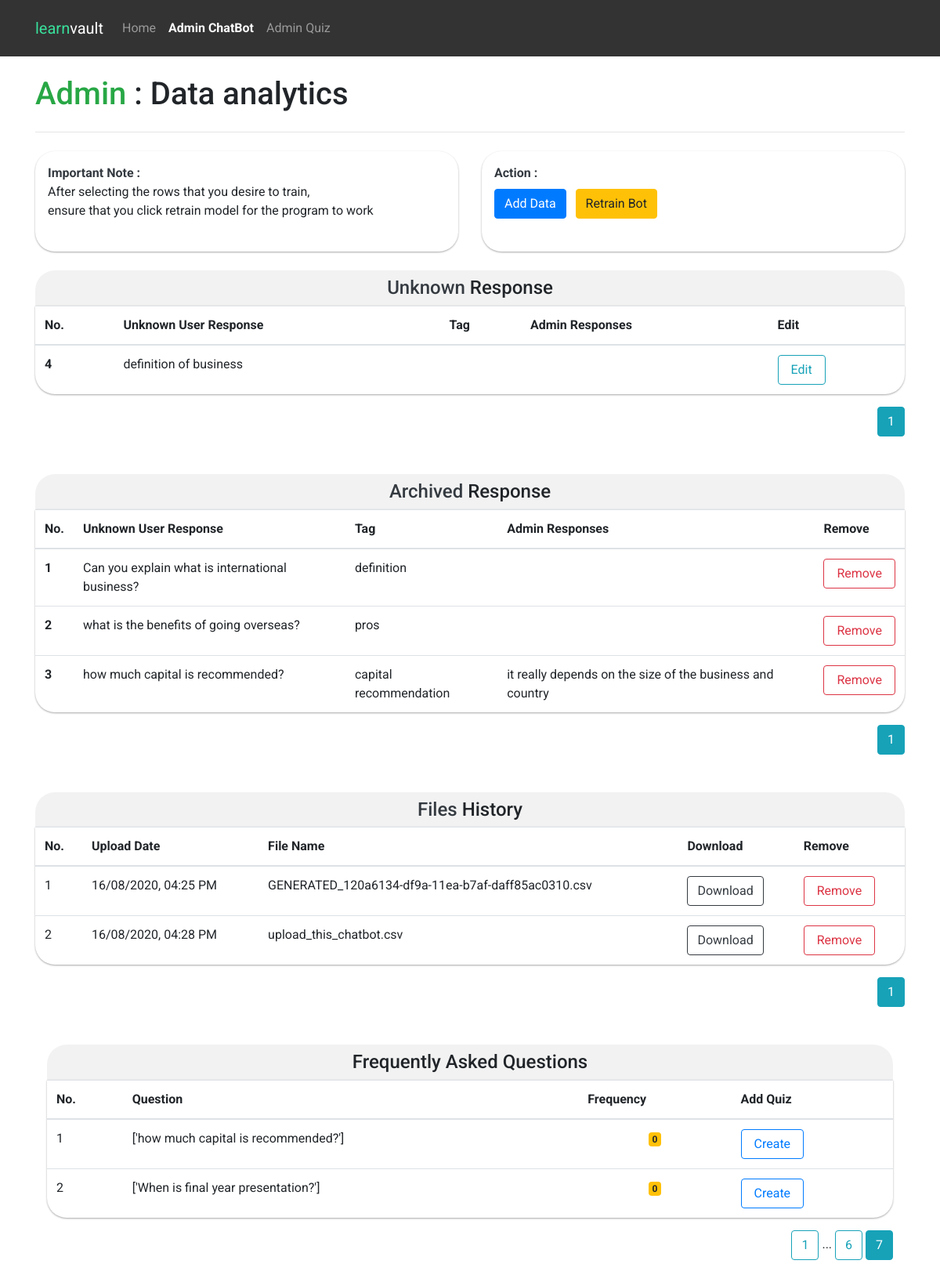
The page /table?page_training_data=7 on the database its author committed.
### main.py (models this page shows)
class Messages(db.Model):
    id = db.Column(db.Integer, primary_key=True)
    message_unknown = db.Column(db.String(200))
    isArchived = db.Column(db.Integer, default=0)
    tag = db.Column(db.String(200), default="")
    admin_response = db.Column(db.String(200), default="")

class Files(db.Model):
    id = db.Column(db.Integer, primary_key=True)
    fileName = db.Column(db.String(100))
    date = db.Column(db.String(20))

class training_data(db.Model):
    id = db.Column(db.Integer, primary_key=True)
    tag = db.Column(db.String(200), default="")
    pattern = db.Column(db.String(200))
    response = db.Column(db.String(200), default="")
    frequency = db.Column(db.Integer, default=0) # To see how often users ask this question

### main.py (the view)
@app.route("/table", methods=['GET', 'POST'])
def table():
    page = request.args.get('page', 1, type=int)
    all_data = (Messages.query.filter_by(isArchived=0)).paginate(page=page, per_page=5)
    page = request.args.get('page_archived', 1, type=int)
    archived_data = (Messages.query.filter_by(isArchived=1)).paginate(page=page, per_page=5)
    page = request.args.get('page_file', 1, type=int)
    file_data = (Files.query.filter_by(id=Files.id)).paginate(page=page, per_page=5)
    page = request.args.get('page_training_data', 1, type=int)
    database_training_data = (training_data.query.order_by(desc(training_data.frequency))).paginate(page=page, per_page=5)
    with open("training_data.json") as f:
        data = json.load(f)
        tag_list = []
        for dictionary in data['intents']:
            tag = dictionary['tag']
            tag_list.append(tag)
    return render_template("admin_chatbot.html", all_data=all_data, archived_data=archived_data, tag_list=tag_list,
                           file_data=file_data, database_training_data=database_training_data)

### templates/admin_chatbot.html (shortened to what this page needs)
<!DOCTYPE html>
<html lang="en">
<head>
    <link rel="stylesheet" href="https://stackpath.bootstrapcdn.com/bootstrap/4.4.1/css/bootstrap.min.css"
>
    <link rel="stylesheet" href="https://use.fontawesome.com/releases/v5.7.2/css/all.css"
>
</head>
<body>
<nav class="navbar navbar-expand-lg navbar-dark  py-3" style="background-color: rgba(0,0,0,0.8) !important;">
    <div class="container">
        <a class="navbar-brand" href="#"><span style="color:rgb(57, 224, 155)">learn</span>vault</a>
        <div class="collapse navbar-collapse" id="navbarNavDropdown">
            <ul class="navbar-nav">
                <li class="nav-item">
                    <a class="nav-link" href="{{ url_for('home') }}">Home</a>
                </li>
                <li class="nav-item active font-weight-bold">
                    <a class="nav-link" href="{{ url_for('table') }}">Admin ChatBot</a>
                </li>
                <li class="nav-item">
                    <a class="nav-link" href="{{ url_for('admin_quiz') }}">Admin Quiz</a>
                </li>
            </ul>
        </div>
    </div>
</nav>
<div class="container">
    <div class="row" style="margin-top:1rem">
        <div class="col-md-10">
            <h1 class="my-2"><span class="text-success">Admin</span> : Data analytics</h1>
        </div>
        <div class="col-md-2">
        </div>
    </div>
    <hr>
</div>
<div class="container">
    <div class="row my-4">
        <div class="col-md-6">
            <div class="box shadow-sm p-3" style="border-radius: 25px;height:8rem;">
                <p><strong class="text-dark">Important Note : </strong><br>After selecting the rows that you desire to
                    train,
                    <br> ensure that you click retrain model for the program to work</p>
            </div>
        </div>
        <div class="col-md-6">
            <div class="box shadow-sm p-3" style="border-radius: 25px;height: 8rem;">
                <strong class="text-dark">
                    Action :
                </strong>
                <br>
                <button type="button" class="btn btn-primary d-inline mt-2" data-toggle="modal"
                        data-target="#exampleModalCenterzz">
                    Add Data
                </button>
                <button type="button" class="btn btn-warning d-inline mt-2 ml-2" data-toggle="modal"
                        data-target="#exampleModal4444">
                    Retrain Bot
                </button>
            </div>
        </div>
    </div>
</div>
<div class="container mb-5">
    <h4 class="text-center p-2 m-0 table-title" style="background-color:rgba(0,0,0,.05);"><span
            class="text-dark">Unknown</span>
        Response </h4>
    <table class="table table-hover shadow-sm table-curved">
        <thead>
        <tr>
            <th scope="col">No.</th>
            <th scope="col">Unknown User Response</th>
            <th scope="col">Tag</th>
            <th scope="col">Admin Responses</th>
            <th scope="col">Edit</th>
        </tr>
        </thead>
        <tbody>
        {% for row in all_data.items %}
        <tr>
            <th scope="row">{{ row.id }}</th>
            <td>{{ row.message_unknown }}</td>
            <td>{{ row.tag }}</td>
            <td>{{ row.admin_response }}</td>
            <td>
                <button type="button" href="/update/{{ row.id }}" class="btn btn-outline-info px-3"
                        data-toggle="modal"
                        data-target="#exampleModal{{ row.id }}">
                    Edit
                </button>
            </td>
        </tr>
        {% endfor %}
        </tbody>
    </table>
    <div class="box-paginate text-right">
        {% for page_num in all_data.iter_pages(left_edge=1, right_edge=1, left_current=1, right_current=2) %}
        {% if page_num %}
        {% if all_data.page == page_num %}
        <a class="btn btn-info" href="{{ url_for('table', page=page_num) }}">{{ page_num }}</a>
        {% else %}
        <a class="btn btn-outline-info" href="{{ url_for('table', page=page_num) }}">{{ page_num }}</a>
        {% endif %}
        {% else %}
        ...
        {% endif %}
        {% endfor %}
    </div>
</div>
<div class="container mb-5 mt-3">
    <h4 class="text-center p-2 m-0 table-title" style="background-color:rgba(0,0,0,.05);"><span
            class="text-dark">Archived</span>
        Response </h4>
    <table class="table table-hover shadow-sm">
        <thead>
        <tr>
            <th scope="col">No.</th>
            <th scope="col">Unknown User Response</th>
            <th scope="col">Tag</th>
            <th scope="col">Admin Responses</th>
            <th scope="col">Remove</th>
        </tr>
        </thead>
        <tbody>
        {% for row in archived_data.items %}
        <tr>
            <th scope="row">{{ row.id }}</th>
            <td>{{ row.message_unknown }}</td>
            <td>{{ row.tag }}</td>
            <td>{{ row.admin_response }}</td>
            <td>
                <a href="/delete_model_messages/{{ row.id }}" class="btn btn-outline-danger px-3"
                   onclick="return confirm('Are you sure to delete?')">Remove</a>
            </td>
        </tr>
        {% endfor %}
        </tbody>
    </table>
    <div class="box-paginate text-right">
        {% for page_num in archived_data.iter_pages(left_edge=1, right_edge=1, left_current=1, right_current=2) %}
        {% if page_num %}
        {% if archived_data.page == page_num %}
        <a class="btn btn-info" href="{{ url_for('table', page_archived=page_num) }}">{{ page_num }}</a>
        {% else %}
        <a class="btn btn-outline-info" href="{{ url_for('table', page_archived=page_num) }}">{{ page_num }}</a>
        {% endif %}
        {% else %}
        ...
        {% endif %}
        {% endfor %}
    </div>
</div>
<div class="container mb-5 mt-3">
    <h4 class="text-center p-2 m-0 table-title" style="background-color:rgba(0,0,0,.05);"><span
            class="text-dark">Files</span> History</h4>
    <table class="table table-hover shadow-sm">
        <thead>
        <tr>
            <th scope="col">No.</th>
            <th scope="col">Upload Date</th>
            <th scope="col">File Name</th>
            <th scope="col">Download</th>
            <th scope="col">Remove</th>
        </tr>
        </thead>
        <tbody>
        {% for row in file_data.items %}
        <tr>
            <td>{{ row.id }}</td>
            <td>{{ row.date }}</td>
            <td>{{ row.fileName }}</td>
            <td>
                <a href="/download/{{ row.id }}" class="btn btn-outline-dark">Download</a>
            </td>
            <td>
                <a href="/delete_model_files/{{ row.id }}" class="btn btn-outline-danger px-3"
                   onclick="return confirm('Are you sure to delete?')">Remove</a>
            </td>
        </tr>
        {% endfor %}
        </tbody>
    </table>
    <div class="box-paginate text-right">
        {% for page_num in file_data.iter_pages(left_edge=1, right_edge=1, left_current=1, right_current=2) %}
        {% if page_num %}
        {% if file_data.page == page_num %}
        <a class="btn btn-info" href="{{ url_for('table', page_file=page_num) }}">{{ page_num }}</a>
        {% else %}
        <a class="btn btn-outline-info" href="{{ url_for('table', page_file=page_num) }}">{{ page_num }}</a>
        {% endif %}
        {% else %}
        ...
        {% endif %}
        {% endfor %}
    </div>
    <div class="container mb-5 mt-3">
        <h4 class="text-center p-2 m-0 table-title mt-5" style="background-color:rgba(0,0,0,.05);">Frequently Asked
            Questions</h4>
        <table class="table table-hover shadow-sm">
            <thead>
            <tr>
                <th scope="col">No.</th>
                <th scope="col">Question</th>
                <th scope="col">Frequency</th>
                <th scope="col">Add Quiz</th>
            </tr>
            </thead>
            <tbody>
            {% for row in database_training_data.items %}
            <tr>
                <td>{{ loop.index }}</td>
                <td>{{ row.pattern }}</td>
                <td class="text-center"><span class="badge badge-warning font-weight-bold">{{ row.frequency }}</span>
                </td>
                <td>
                    <a href="/admin_chatbot/{{ row.id }}" class="btn btn-outline-primary px-3"
                       onclick="return confirm('Are you sure to create quiz?')">Create</a>
                </td>
            </tr>
            {% endfor %}
            </tbody>
        </table>
        <div class="box-paginate text-right">
            {% for page_num in database_training_data.iter_pages(left_edge=1, right_edge=1, left_current=1,
            right_current=2) %}
            {% if page_num %}
            {% if database_training_data.page == page_num %}
            <a class="btn btn-info" href="{{ url_for('table', page_training_data=page_num) }}">{{ page_num }}</a>
            {% else %}
            <a class="btn btn-outline-info" href="{{ url_for('table', page_training_data=page_num) }}">{{ page_num
                }}</a>
            {% endif %}
            {% else %}
            ...
            {% endif %}
            {% endfor %}
        </div>
    </div>
</body>
</html>

### templates/admin_chatbot.html (style rules this page uses)
* { font-family: 'Roboto', sans-serif; }
.table { border-radius: 0 0 25px 25px; }
.table-title { border-radius: 25px 25px 0 0 !important; }
.shadow-sm { box-shadow: 0 1px 3px rgba(0, 0, 0, 0.12), 0 1px 2px rgba(0, 0, 0, 0.24) !important; }

### rows shown on the page
Messages: id "4", message_unknown "definition of business"
Messages: id "1", message_unknown "Can you explain what is international business?", tag "definition"
Messages: id "2", message_unknown "what is the benefits of going overseas?", tag "pros"
Messages: id "3", message_unknown "how much capital is recommended?", tag "capital recommendation", admin_response "it really depends on the size of the business and country"
Files: id "1", date "16/08/2020, 04:25 PM", fileName "GENERATED_120a6134-df9a-11ea-b7af-daff85ac0310.csv"
Files: id "2", date "16/08/2020, 04:28 PM", fileName "upload_this_chatbot.csv"
training_data: pattern "['how much capital is recommended?']", frequency "0"
training_data: pattern "['When is final year presentation?']", frequency "0"

### other values the page prints
{{ page_num }} "1"
{{ page_num }} "1" "6"
{{ page_num }} "7"
